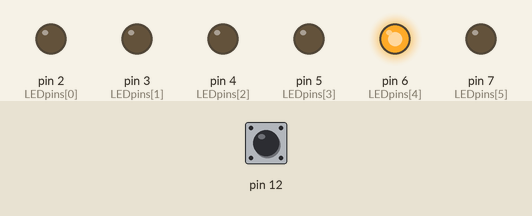
Simulated run of this sketch. Board: Arduino Uno, built with avr-gcc and run on an emulated ATmega328P. Parts: output pins drawn as LEDs (lit = HIGH). Dashed ring = blinking. The test bench sets the inputs (shaded band); at power-on: pin 12 HIGH.

Above: at 1.2 s.
1.3 s: pin 12 pulled LOW for 3.2 s
At 2.4 s:
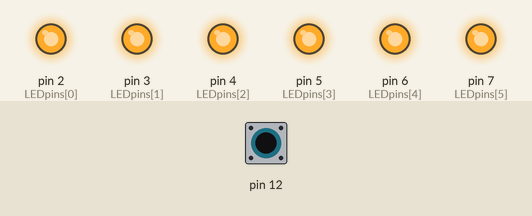
At 6.87 s:
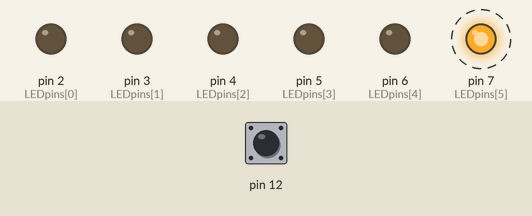
Timing chart, 0 to 12.0 s (numbered marks = the images above; inputs shaded):
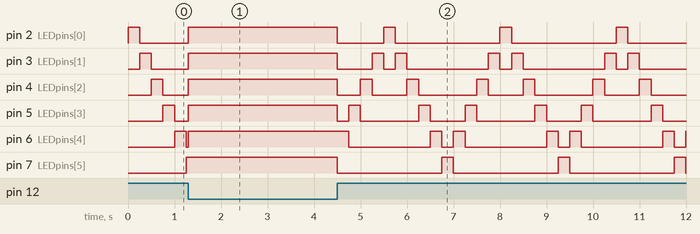

Measured:
- by itself, pin 6 (LEDpins[4]): repeats every 2.5 s: LOW 1.8 s, HIGH 0.25 s, LOW 0.25 s, HIGH 0.25 s
- by itself, pin 7 (LEDpins[5]): alternates HIGH for 0.25 s and LOW for 2.2 s

The sketch:

chasing-leds.ino
```cpp
// Simple macros to remember which direction to shift LEDs
#define UP true
#define DOWN false

// Will be used to track how long since last event "fired"
unsigned long previousMillis = 0;

// Delay to determine when we see the next LED
unsigned long interval = 250;

// Array with Arduino pins containing LEDs in sequence
byte LEDpins[] = {2,3,4,5,6,7};

// Variable to track which LED to turn on, start at 000001
int LEDstate = 0x01;

// State variable to know which direction to shift
boolean direction = UP;

void setup() {
  // Optional: Push Button to turn on all LEDs (to test)
  pinMode(12, INPUT_PULLUP);

  // Set Pins with LEDs to OUTPUT
  for (int x=0; x < 6; x++)
    pinMode(LEDpins[x], OUTPUT);
}

void loop() {
  // Set the pins of each LED during each iteration
  // You'll only see something change when "LEDpins" gets updated
  for (int x=0; x < 6; x++)
    digitalWrite(LEDpins[x], bitRead(LEDstate,x));

  // Test Funciton to turn on all LEDs with pushbutton
  if (digitalRead(12) == LOW)
    turnOnAll();

  // Get current time and determine how long since last check
  unsigned long currentMillis = millis();
  if ((currentMillis - previousMillis) >= interval) {
    // We've waited "interval" amount of time, so let's do some stuff!

    // "Reset" our clock
    previousMillis = currentMillis;

    if (direction == UP) {
      // Use "<<" to "bit-shift" everything to the left once
      LEDstate = LEDstate << 1;
      // 0x20 is the "last" LED, another shift makes the value 0x40
      if (LEDstate == 0x40) {
        // turn on the one before "0x20" and reverse direction
        LEDstate = 0x10;
        direction = DOWN;
      }
    }
    else {
      // use ">>" to "bit-shift" all bits in LEDstate once to the right
      LEDstate = LEDstate >> 1;
      // This means we ran out of bits!
      if (LEDstate == 0x00) {
        // set one ahead so no extra delay
        LEDstate = 0x02;
        direction = UP;
      }
    }
  }
}

void turnOnAll() {
  // Simple code to turn on all LEDs, this "blocks"
  // so when code returns, the same LED in LEDstate will be "saved"
  while (digitalRead(12)==LOW) {
    for (int x=0; x< 6; x++)
      digitalWrite(LEDpins[x], HIGH);
  }
}

// Chasing LED Pattern
// Create a similar larson scanner, that can run along side other code
// More Info: https://baldengineer.com/arduino-chasing-leds-with-millis.html
// Created by James Lewis (@baldengineer)
```
